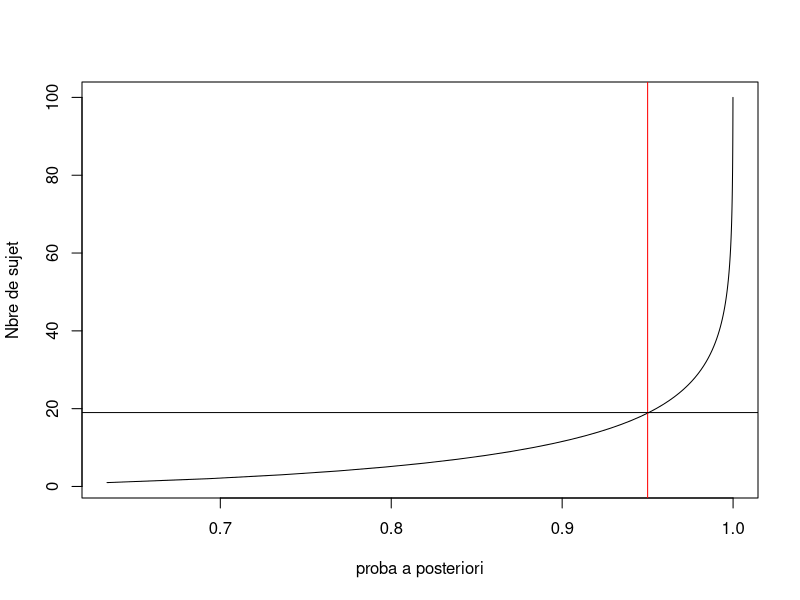
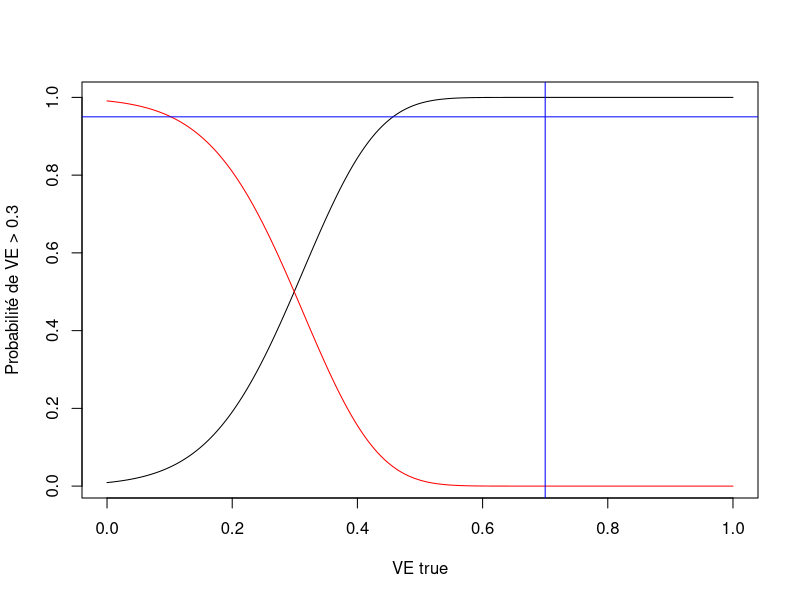
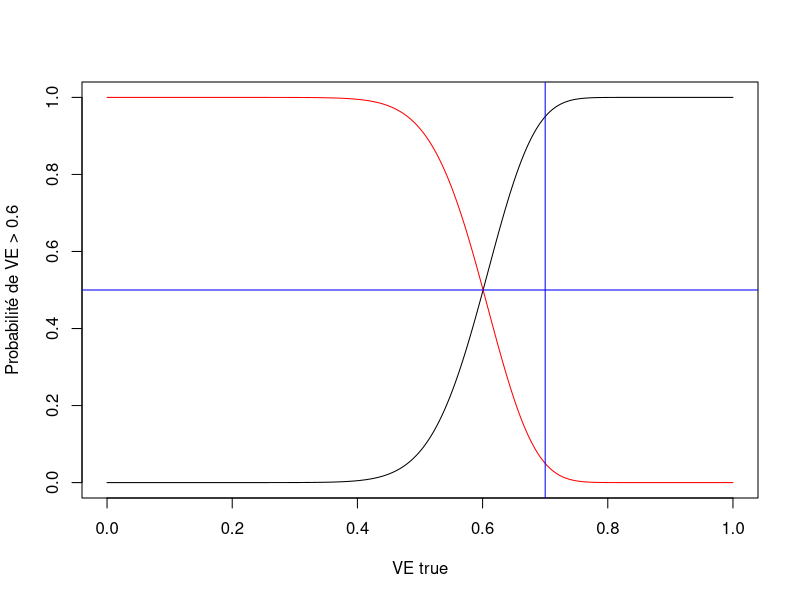

Source code (R) for these figures, in order:
# Protocol :  
# VE = 70% ; n = 53
# 90% proba a  posteriori d'avoir VE > 0.2
# 1.7% incidence dans le placebo et 20% de pdv

retour_theta <- function(VE){
  (VE - 1)/(VE - 2)
}

retour_VE <- function(theta){
  (2*theta - 1)/(theta - 1)
}


calcul_p <- function(VE_true, n, theta_cible) { 
  
  theta_true <- retour_theta(VE_true)
  
  n_vaccin <- n * theta_true
  
  n_placebo <- n - n_vaccin
  
  p <- pbeta(q = theta_cible, shape1 = 0.700102 + n_vaccin, 1 + n - n_vaccin, lower.tail = T)
  
  return(p)
}



# 20 ; 30 ; 40


sec_n <- seq(1,100,1)
vec_sim <- sapply(seq(1,100,1), calcul_p, VE_true = 0.7, theta_cible = retour_theta(0.3))


plot(y = sec_n, x = vec_sim, "l", xlab = "proba a posteriori", ylab = "Nbre de sujet")
abline(v=0.95, col = "red")
abline(h = sec_n[which(vec_sim > 0.95)][1])

sec_n[which(vec_sim > 0.99)][1]/0.8/0.017*2
sec_n[which(vec_sim > 0.95)][1]/0.8/0.017*2
sec_n[which(vec_sim > 0.9)][1]/0.8/0.017*2
sec_n[which(vec_sim > 0.7)][1]/0.8/0.017*2
sec_n[which(vec_sim > 0.5)][1]/0.8/0.017*2







n_dbl_crit = 179

sec_ve <- seq(0,1,0.0001)


vec_sim_signif <- sapply(seq(0,1,0.0001), calcul_p, n = n_dbl_crit, theta_cible = retour_theta(0.3))

plot(x = sec_ve, y = vec_sim_signif, "l", xlab = "VE true", ylab = "Probabilité de VE > 0.3")
lines(y = 1-vec_sim_signif, x = sec_ve, "l", col = "red")
abline(v=0.7, col = "blue")
abline(h = 0.95, col = "blue")


vec_sim_relev <- sapply(seq(0,1,0.0001), calcul_p, n = n_dbl_crit, theta_cible = retour_theta(0.6))

plot(x = sec_ve, y = vec_sim_relev, "l", xlab = "VE true", ylab = "Probabilité de VE > 0.6")
lines(y = 1-vec_sim_relev, x = sec_ve, "l", col = "red")
abline(v=0.7, col = "blue")
abline(h = 0.5, col = "blue")

